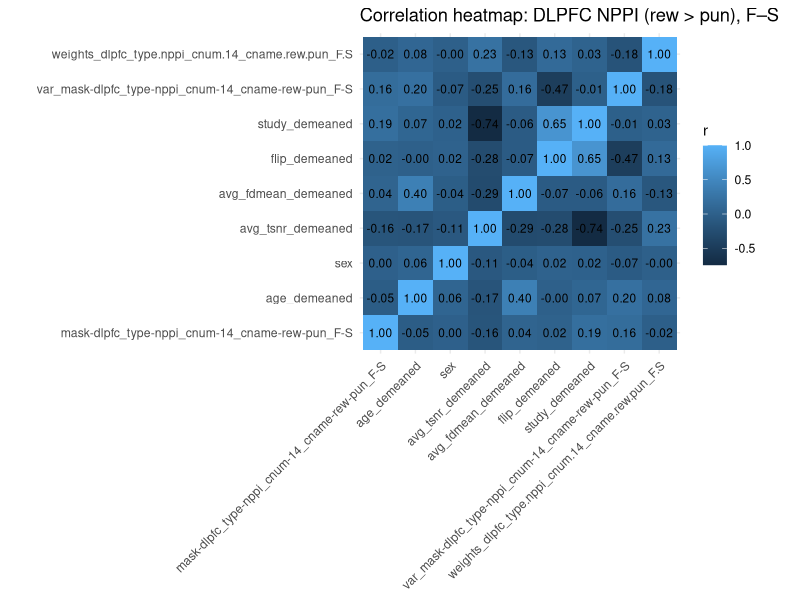
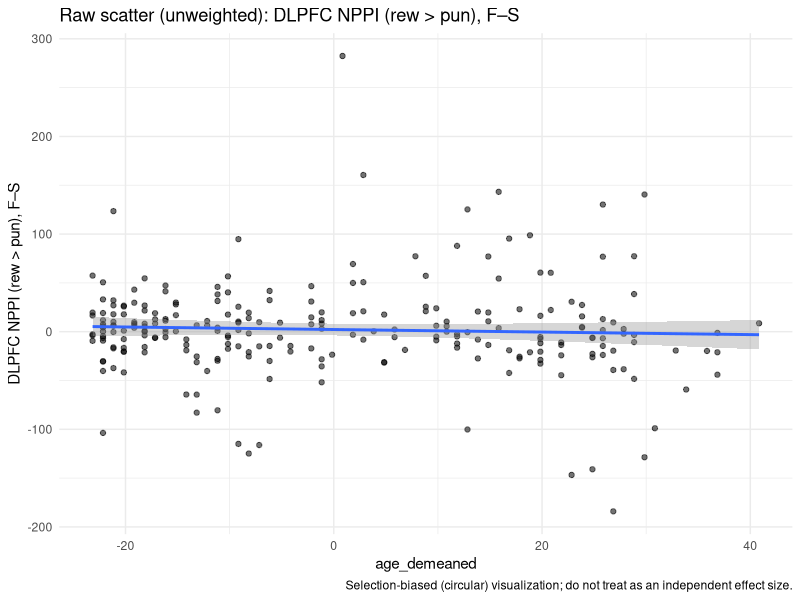
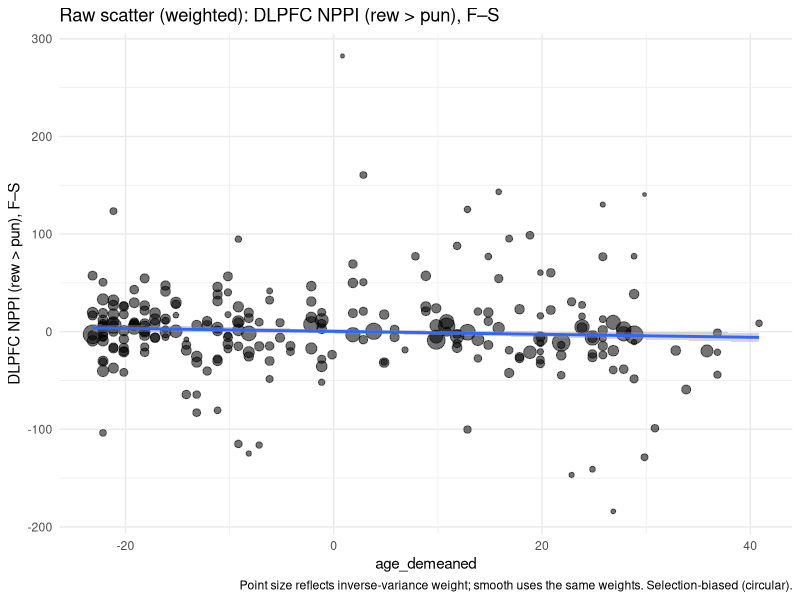
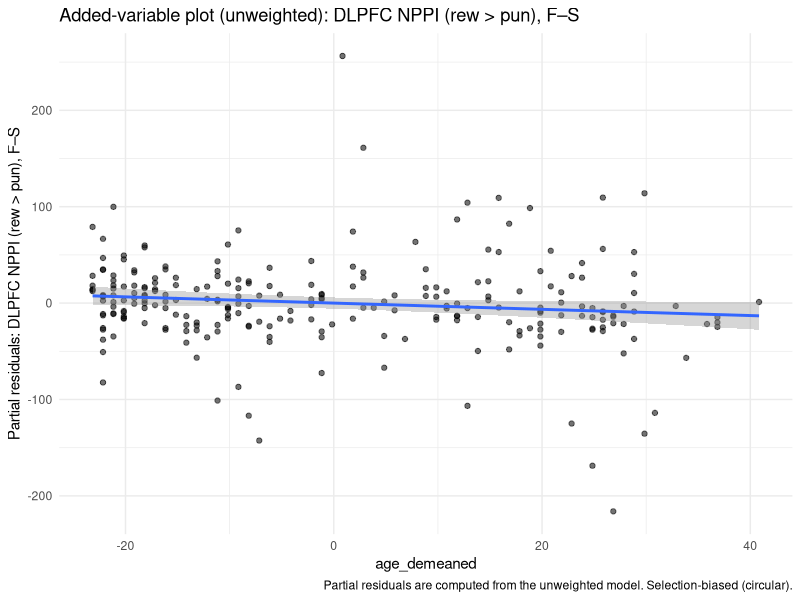
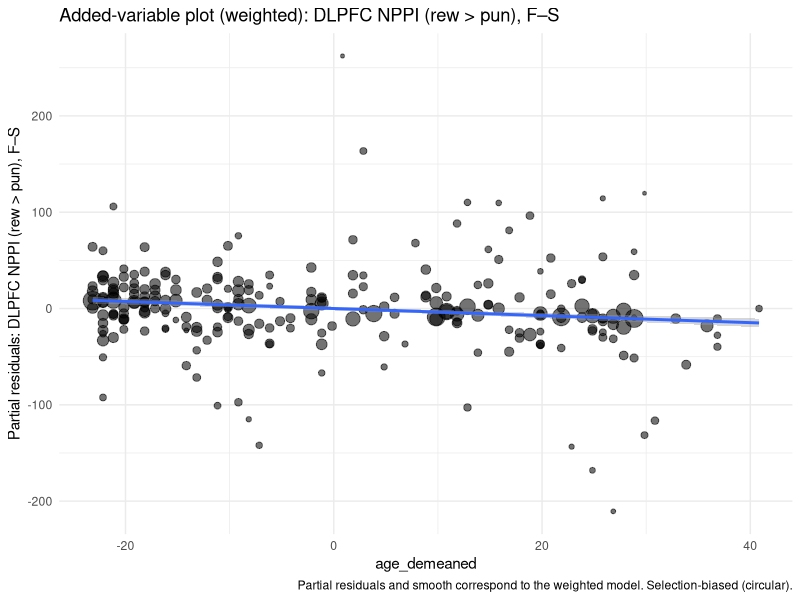
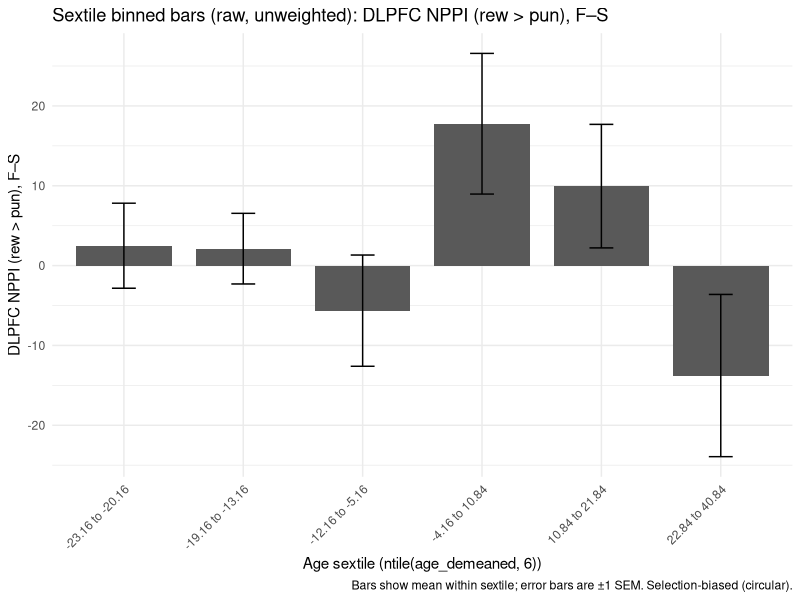
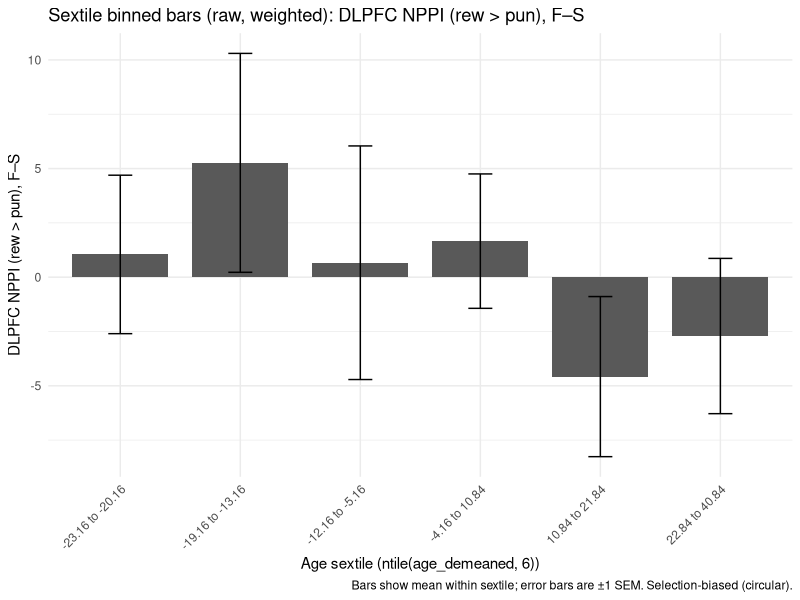
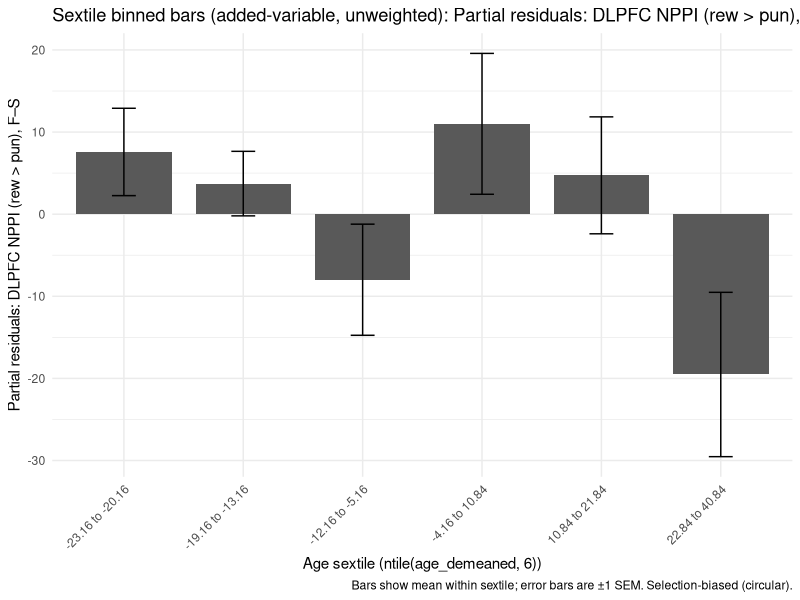

Write R code to recreate these figures, in order.
## ---- chunk 1
knitr::opts_chunk$set(
  echo = TRUE,
  warning = FALSE,
  message = FALSE,
  fig.width = 7,
  fig.height = 5
)
## ---- chunk 2
packages <- c(
  "dplyr",
  "ggplot2",
  "readr",
  "tibble"
)

# Install missing packages (comment out if you prefer not to install during knitting)
installed <- rownames(installed.packages())
for (pkg in packages) {
  if (!pkg %in% installed) {
    install.packages(pkg, repos = "https://cloud.r-project.org")
  }
}

# Load packages
invisible(lapply(packages, library, character.only = TRUE))
## ---- chunk 3
# Read the combined CSV file
# (If you knit from a different directory, consider using an absolute path or `here::here()`.)
df <- readr::read_csv("extractions-retest-copy.csv", show_col_types = FALSE)

# Quick sanity checks
stopifnot(is.data.frame(df))
## ---- chunk 4
# Inverse-variance weights with a floor to prevent infinite / extreme weights
make_invvar_weights <- function(var_vec, var_floor = 1e-6) {
  1 / pmax(var_vec, var_floor)
}

# Print a compact weight diagnostic (useful when plots "don't look right")
summarize_weights <- function(w) {
  tibble::tibble(
    n = length(w),
    n_nonfinite = sum(!is.finite(w)),
    min = min(w, na.rm = TRUE),
    p01 = as.numeric(stats::quantile(w, 0.01, na.rm = TRUE)),
    p05 = as.numeric(stats::quantile(w, 0.05, na.rm = TRUE)),
    median = stats::median(w, na.rm = TRUE),
    p95 = as.numeric(stats::quantile(w, 0.95, na.rm = TRUE)),
    p99 = as.numeric(stats::quantile(w, 0.99, na.rm = TRUE)),
    max = max(w, na.rm = TRUE)
  )
}

# Partial residual (added-variable style) for age_demeaned from a fitted lm()
partial_residual_age <- function(model, df, x = "age_demeaned") {
  b <- coef(model)[[x]]
  stats::residuals(model) + b * df[[x]]
}

# Raw scatter: unweighted fit
plot_scatter_raw_unweighted <- function(df, outcome_col, outcome_label) {
  ggplot(df, aes(x = age_demeaned, y = .data[[outcome_col]])) +
    geom_point(alpha = 0.55) +
    geom_smooth(method = "lm", se = TRUE) +
    theme_minimal() +
    labs(
      x = "age_demeaned",
      y = outcome_label,
      title = paste0("Raw scatter (unweighted): ", outcome_label),
      caption = "Selection-biased (circular) visualization; do not treat as an independent effect size."
    )
}

# Raw scatter: weighted fit + point size reflects weights
plot_scatter_raw_weighted <- function(df, outcome_col, weight_col, outcome_label) {
  ggplot(df, aes(x = age_demeaned, y = .data[[outcome_col]])) +
    geom_point(aes(size = sqrt(.data[[weight_col]])), alpha = 0.55) +
    geom_smooth(aes(weight = .data[[weight_col]]), method = "lm", se = TRUE) +
    scale_size_continuous(guide = "none") +
    theme_minimal() +
    labs(
      x = "age_demeaned",
      y = outcome_label,
      title = paste0("Raw scatter (weighted): ", outcome_label),
      caption = "Point size reflects inverse-variance weight; smooth uses the same weights. Selection-biased (circular)."
    )
}

# Added-variable (partial residual) scatter: unweighted
plot_added_variable_unweighted <- function(model_unw, df, outcome_label) {
  pr <- partial_residual_age(model_unw, df)

  ggplot(tibble::tibble(age_demeaned = df$age_demeaned, pr = pr),
         aes(x = age_demeaned, y = pr)) +
    geom_point(alpha = 0.55) +
    geom_smooth(method = "lm", se = TRUE) +
    theme_minimal() +
    labs(
      x = "age_demeaned",
      y = paste0("Partial residuals: ", outcome_label),
      title = paste0("Added-variable plot (unweighted): ", outcome_label),
      caption = "Partial residuals are computed from the unweighted model. Selection-biased (circular)."
    )
}

# Added-variable (partial residual) scatter: weighted
plot_added_variable_weighted <- function(model_w, df, weight_col, outcome_label) {
  pr <- partial_residual_age(model_w, df)

  ggplot(tibble::tibble(age_demeaned = df$age_demeaned, pr = pr, w = df[[weight_col]]),
         aes(x = age_demeaned, y = pr)) +
    geom_point(aes(size = sqrt(w)), alpha = 0.55) +
    geom_smooth(aes(weight = w), method = "lm", se = TRUE) +
    scale_size_continuous(guide = "none") +
    theme_minimal() +
    labs(
      x = "age_demeaned",
      y = paste0("Partial residuals: ", outcome_label),
      title = paste0("Added-variable plot (weighted): ", outcome_label),
      caption = "Partial residuals and smooth correspond to the weighted model. Selection-biased (circular)."
    )
}


# Correlation heatmap for a set of variables (coerces factors to numeric codes)
plot_corr_heatmap <- function(df, cols, title = "Correlation heatmap") {
  dat <- df[, cols, drop = FALSE]

  # Coerce non-numeric to numeric (factors -> integer codes; characters -> factor -> codes)
  for (nm in names(dat)) {
    if (!is.numeric(dat[[nm]])) {
      dat[[nm]] <- as.numeric(as.factor(dat[[nm]]))
    }
  }

  cm <- stats::cor(dat, use = "pairwise.complete.obs")
  long <- as.data.frame(as.table(cm))
  names(long) <- c("Var1", "Var2", "r")

  ggplot(long, aes(x = Var1, y = Var2, fill = r)) +
    geom_tile() +
    geom_text(aes(label = sprintf("%.2f", r)), size = 3) +
    coord_fixed() +
    theme_minimal() +
    theme(axis.text.x = element_text(angle = 45, hjust = 1)) +
    labs(title = title, x = NULL, y = NULL, fill = "r")
}

# ---- Sextile (6-bin) summaries + bar plots ----

# Weighted mean / SE for descriptive summaries.
# Uses an effective sample size (n_eff) and an unbiased-ish weighted variance.
wtd_mean_se <- function(y, w) {
  ok <- is.finite(y) & is.finite(w) & (w > 0)
  y <- y[ok]; w <- w[ok]

  if (length(y) == 0) return(list(mean = NA_real_, se = NA_real_, n = 0))

  mu <- sum(w * y) / sum(w)
  sw <- sum(w)
  sw2 <- sum(w^2)
  n_eff <- if (sw2 > 0) (sw^2 / sw2) else length(y)

  # Denominator for an unbiased-ish weighted variance
  den <- sw - (sw2 / sw)
  v <- if (den > 0) sum(w * (y - mu)^2) / den else NA_real_
  se <- if (is.finite(v) && n_eff > 1) sqrt(v / n_eff) else NA_real_

  list(mean = mu, se = se, n = length(y))
}

summarize_sextiles <- function(df, y, series_label, w = NULL, x = "age_demeaned", n_bins = 6) {
  tmp <- tibble::tibble(x = df[[x]], y = y)
  tmp <- tmp %>%
    dplyr::filter(is.finite(x), is.finite(y)) %>%
    dplyr::mutate(bin = dplyr::ntile(x, n_bins))

  if (is.null(w)) {
    tmp %>%
      dplyr::group_by(bin) %>%
      dplyr::summarise(
        n = dplyr::n(),
        age_min = min(x),
        age_max = max(x),
        x_mean = mean(x),
        y_mean = mean(y),
        y_se = stats::sd(y) / sqrt(n),   # SEM
        .groups = "drop"
      ) %>%
      dplyr::mutate(
        series = series_label,
        bin_label = paste0(round(age_min, 2), " to ", round(age_max, 2))
      )
  } else {
    # Align weights to the same finite rows used above
    ok <- is.finite(df[[x]]) & is.finite(y) & is.finite(w) & (w > 0)
    tmp <- tibble::tibble(x = df[[x]][ok], y = y[ok], w = w[ok]) %>%
      dplyr::mutate(bin = dplyr::ntile(x, n_bins))

    tmp %>%
      dplyr::group_by(bin) %>%
      dplyr::summarise(
        n = dplyr::n(),
        age_min = min(x),
        age_max = max(x),
        x_mean = mean(x),
        y_mean = sum(w * y) / sum(w),
        y_se = sqrt(1 / sum(w)),         # SEM for inverse-variance weighted mean
        .groups = "drop"
      ) %>%
      dplyr::mutate(
        series = series_label,
        bin_label = paste0(round(age_min, 2), " to ", round(age_max, 2))
      )
  }
}


plot_sextile_bars <- function(summary_df, outcome_label, title_prefix) {
  # Expect summary_df to contain: bin (1-6), bin_label, y_mean, y_se
  summary_df$bin <- factor(summary_df$bin, levels = 1:6)

  # Use bin_label for x-axis labels (age ranges within each sextile)
  bin_labels <- summary_df %>%
    dplyr::distinct(bin, bin_label) %>%
    dplyr::arrange(bin)

  ggplot(summary_df, aes(x = bin, y = y_mean)) +
    geom_col(width = 0.8) +
    geom_errorbar(aes(ymin = y_mean - y_se, ymax = y_mean + y_se), width = 0.2) +
    scale_x_discrete(labels = bin_labels$bin_label) +
    theme_minimal() +
    theme(axis.text.x = element_text(angle = 45, hjust = 1)) +
    labs(
      x = "Age sextile (ntile(age_demeaned, 6))",
      y = outcome_label,
      title = paste0(title_prefix, ": ", outcome_label),
      caption = "Bars show mean within sextile; error bars are ±1 SEM. Selection-biased (circular)."
    )
}

## ---- chunk 5
# ---- DLPFC model (robust to name-repair on import) ----
# We expect readr::read_csv() may "repair" duplicate column names by appending ...1, ...2, etc.
# This helper finds the single best-matching column name in df.

find_one_col <- function(pattern, df_names = names(df)) {
  hits <- grep(pattern, df_names, value = TRUE)
  if (length(hits) == 1) return(hits)
  if (length(hits) == 0) stop(paste0("No columns match pattern: ", pattern))
  stop(paste0("Multiple columns match pattern: ", pattern, "
", paste(hits, collapse = "
")))
}

# Match either exact name OR name with readr's ...<n> suffix.
# Allow either "." or "-" as the separator because some exports use hyphens.
outcome_dlpfc <- find_one_col("^mask[.-]dlpfc_type[.-]nppi_cnum[.-]14_cname[.-]rew[.-]pun_F[.-]S([.]{3}[0-9]+)?$")
var_dlpfc     <- find_one_col("^var_mask[.-]dlpfc_type[.-]nppi_cnum[.-]14_cname[.-]rew[.-]pun_F[.-]S([.]{3}[0-9]+)?$")
w_dlpfc       <- "weights_dlpfc_type.nppi_cnum.14_cname.rew.pun_F.S"

# Confirm required columns exist (now using detected names)
needed <- c(outcome_dlpfc, var_dlpfc,
            "age_demeaned", "sex", "avg_tsnr_demeaned", "avg_fdmean_demeaned",
            "flip_demeaned", "study_demeaned")
missing <- setdiff(needed, names(df))
if (length(missing) > 0) stop(paste("Missing required columns:", paste(missing, collapse = ", ")))

# If sex is coded numerically but should be categorical, convert to factor.
# (Comment out if you are sure you want a linear numeric effect.)
if (!is.factor(df$sex)) {
  u <- sort(unique(df$sex))
  if (length(u) <= 4) df$sex <- factor(df$sex)
}

# Create inverse-variance weights with a small floor (prevents Inf weights if variance is ~0)
df[[w_dlpfc]] <- make_invvar_weights(df[[var_dlpfc]], var_floor = 1e-6)

# Weight diagnostics (helpful if a few observations dominate)
print(summarize_weights(df[[w_dlpfc]]))
# Fit model EXACTLY as specified, but with the detected outcome column name
fml_dlpfc <- as.formula(sprintf(
  "`%s` ~ age_demeaned + sex + avg_tsnr_demeaned + avg_fdmean_demeaned + flip_demeaned + study_demeaned",
  outcome_dlpfc
))

# Weighted and unweighted versions (for side-by-side plots)
model2_w   <- lm(fml_dlpfc, data = df, weights = df[[w_dlpfc]])
model2_unw <- lm(fml_dlpfc, data = df)

summary(model2_w)
summary(model2_unw)
## ---- chunk 6
label_dlpfc <- "DLPFC NPPI (rew > pun), F–S"

# 0) Correlation heatmap among outcome + predictors (+ variance + weight)
plot_corr_heatmap(
  df,
  cols = c(outcome_dlpfc, "age_demeaned", "sex", "avg_tsnr_demeaned", "avg_fdmean_demeaned",
           "flip_demeaned", "study_demeaned", var_dlpfc, w_dlpfc),
  title = paste0("Correlation heatmap: ", label_dlpfc)
)

# 1) Raw scatter: unweighted vs weighted
plot_scatter_raw_unweighted(df, outcome_dlpfc, label_dlpfc)
plot_scatter_raw_weighted(df, outcome_dlpfc, w_dlpfc, label_dlpfc)

# 2) Added-variable (partial residual) plots: unweighted vs weighted
plot_added_variable_unweighted(model2_unw, df, label_dlpfc)
plot_added_variable_weighted(model2_w, df, w_dlpfc, label_dlpfc)

# 3) Bar plots with age binned into sextiles (6 equal bins)

# 3a) Raw outcome bars (unweighted and weighted shown separately)
sum_raw_unw <- summarize_sextiles(df, y = df[[outcome_dlpfc]], series_label = "Unweighted mean")
plot_sextile_bars(sum_raw_unw, outcome_label = label_dlpfc, title_prefix = "Sextile binned bars (raw, unweighted)")

sum_raw_w <- summarize_sextiles(df, y = df[[outcome_dlpfc]], series_label = "Weighted mean", w = df[[w_dlpfc]])
plot_sextile_bars(sum_raw_w, outcome_label = label_dlpfc, title_prefix = "Sextile binned bars (raw, weighted)")

# 3b) Added-variable outcome (partial residuals differ for weighted vs unweighted models)
pr_unw <- partial_residual_age(model2_unw, df)
pr_w   <- partial_residual_age(model2_w, df)

sum_pr_unw <- summarize_sextiles(df, y = pr_unw, series_label = "Unweighted model PR")
plot_sextile_bars(sum_pr_unw, outcome_label = paste0("Partial residuals: ", label_dlpfc),
                  title_prefix = "Sextile binned bars (added-variable, unweighted)")

sum_pr_w <- summarize_sextiles(df, y = pr_w, series_label = "Weighted model PR", w = df[[w_dlpfc]])
plot_sextile_bars(sum_pr_w, outcome_label = paste0("Partial residuals: ", label_dlpfc),
                  title_prefix = "Sextile binned bars (added-variable, weighted)")
## ---- chunk 7
# ---- MTG model (robust to name-repair on import) ----
outcome_mtg <- find_one_col("^mask[.-]mtg_type[.-]act_cnum[.-]17_cname[.-]rew_F[.-]S[.-]txt([.]{3}[0-9]+)?$")
var_mtg     <- find_one_col("^var_mask[.-]mtg_type[.-]act_cnum[.-]17_cname[.-]rew_F[.-]S[.-]txt([.]{3}[0-9]+)?$")
w_mtg       <- "weights_mtg_type.act_cnum.17_cname.rew_F.S.txt"

needed_mtg <- c(outcome_mtg, var_mtg,
                "age_demeaned", "sex", "avg_tsnr_demeaned", "avg_fdmean_demeaned",
                "flip_demeaned", "study_demeaned")
missing_mtg <- setdiff(needed_mtg, names(df))
if (length(missing_mtg) > 0) stop(paste("Missing required columns:", paste(missing_mtg, collapse = ", ")))

df[[w_mtg]] <- make_invvar_weights(df[[var_mtg]], var_floor = 1e-6)
print(summarize_weights(df[[w_mtg]]))
fml_mtg <- as.formula(sprintf(
  "`%s` ~ age_demeaned + sex + avg_tsnr_demeaned + avg_fdmean_demeaned + flip_demeaned + study_demeaned",
  outcome_mtg
))

model3_w   <- lm(fml_mtg, data = df, weights = df[[w_mtg]])
model3_unw <- lm(fml_mtg, data = df)

summary(model3_w)
summary(model3_unw)
## ---- chunk 8
label_mtg <- "MTG ACT (rew), F–S"

# 0) Correlation heatmap among outcome + predictors (+ variance + weight)
plot_corr_heatmap(
  df,
  cols = c(outcome_mtg, "age_demeaned", "sex", "avg_tsnr_demeaned", "avg_fdmean_demeaned",
           "flip_demeaned", "study_demeaned", var_mtg, w_mtg),
  title = paste0("Correlation heatmap: ", label_mtg)
)

# 1) Raw scatter: unweighted vs weighted
plot_scatter_raw_unweighted(df, outcome_mtg, label_mtg)
plot_scatter_raw_weighted(df, outcome_mtg, w_mtg, label_mtg)

# 2) Added-variable (partial residual) plots: unweighted vs weighted
plot_added_variable_unweighted(model3_unw, df, label_mtg)
plot_added_variable_weighted(model3_w, df, w_mtg, label_mtg)

# 3) Bar plots with age binned into sextiles (6 equal bins)

# 3a) Raw outcome bars (unweighted and weighted shown separately)
sum_raw_unw <- summarize_sextiles(df, y = df[[outcome_mtg]], series_label = "Unweighted mean")
plot_sextile_bars(sum_raw_unw, outcome_label = label_mtg, title_prefix = "Sextile binned bars (raw, unweighted)")

sum_raw_w <- summarize_sextiles(df, y = df[[outcome_mtg]], series_label = "Weighted mean", w = df[[w_mtg]])
plot_sextile_bars(sum_raw_w, outcome_label = label_mtg, title_prefix = "Sextile binned bars (raw, weighted)")

# 3b) Added-variable outcome (partial residuals differ for weighted vs unweighted models)
pr_unw <- partial_residual_age(model3_unw, df)
pr_w   <- partial_residual_age(model3_w, df)

sum_pr_unw <- summarize_sextiles(df, y = pr_unw, series_label = "Unweighted model PR")
plot_sextile_bars(sum_pr_unw, outcome_label = paste0("Partial residuals: ", label_mtg),
                  title_prefix = "Sextile binned bars (added-variable, unweighted)")

sum_pr_w <- summarize_sextiles(df, y = pr_w, series_label = "Weighted model PR", w = df[[w_mtg]])
plot_sextile_bars(sum_pr_w, outcome_label = paste0("Partial residuals: ", label_mtg),
                  title_prefix = "Sextile binned bars (added-variable, weighted)")
## ---- chunk 9
sessionInfo()
